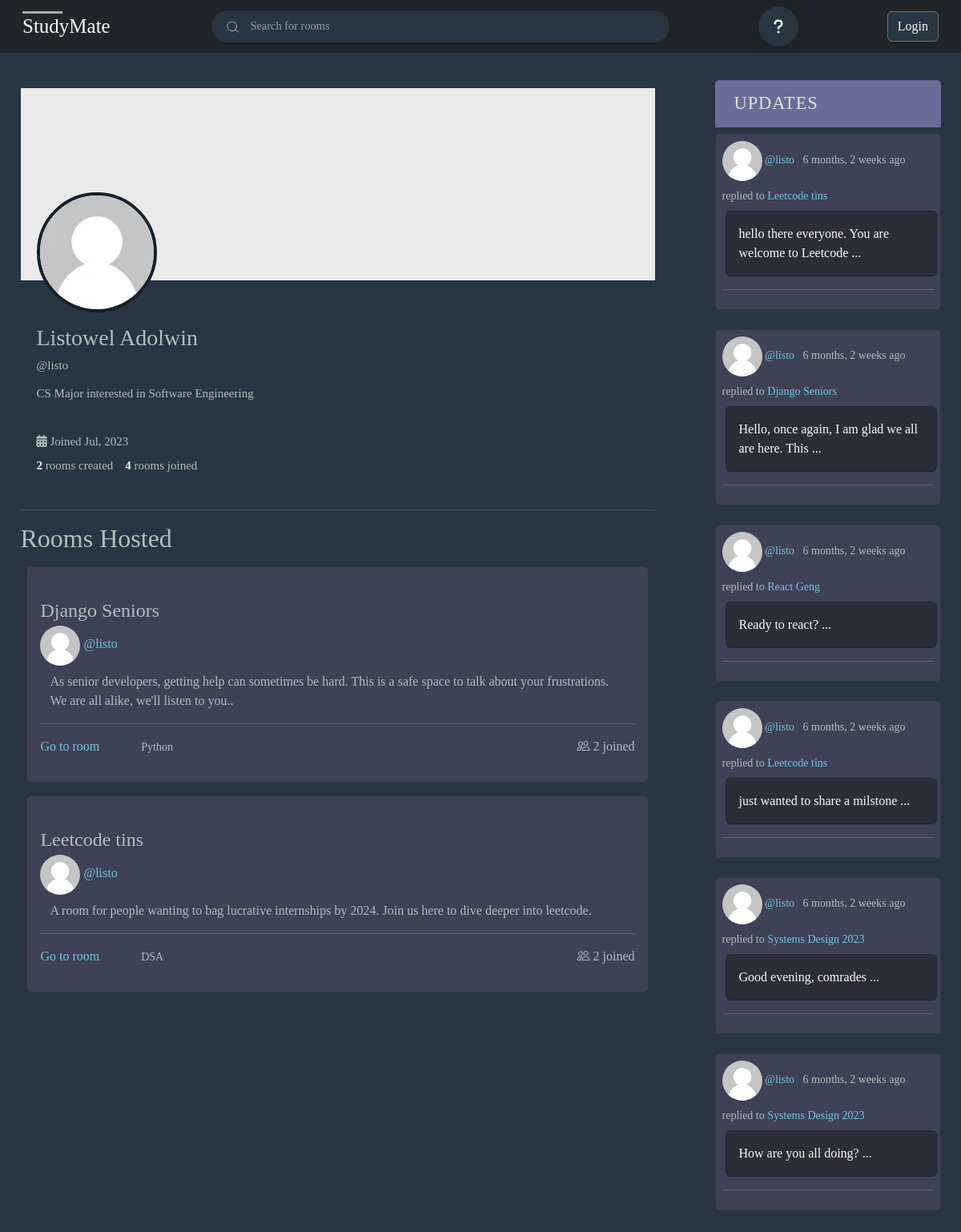
Page /profile/1/ on the earlier database version.
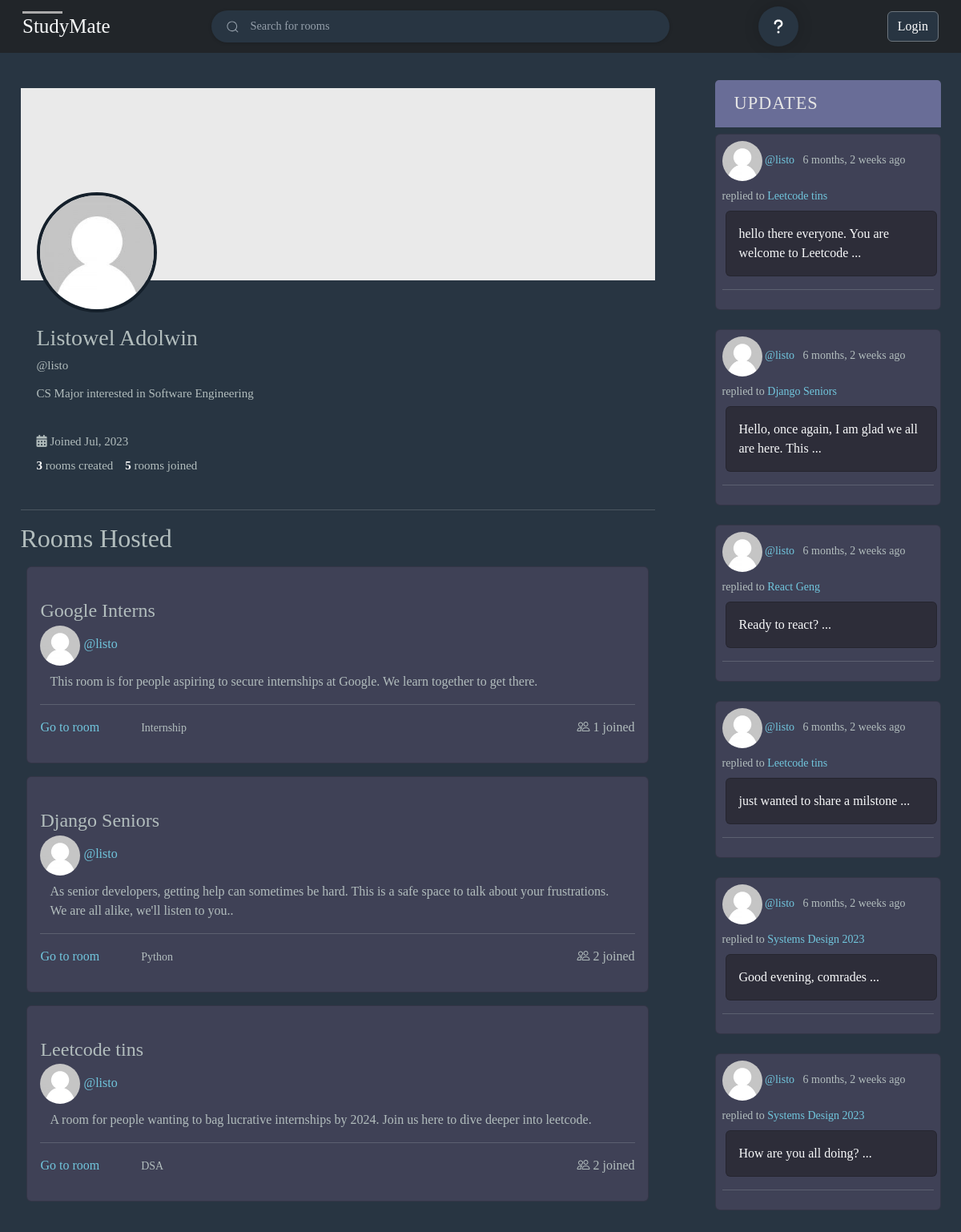
Same page on the later database version.
### baseapp/models.py (models this page shows, shortened)
class Profile(models.Model):
    user = models.OneToOneField(User, null=True, on_delete=models.CASCADE)
    first_name = models.CharField(null=True, max_length=200)
    last_name = models.CharField( null=True, max_length=200)
    avatar = models.ImageField(default='default_avatar.jpg', upload_to='profile_images')
    header = models.ImageField(default='default_header.png', upload_to='profile_images')
    bio = models.TextField(null=True, blank=True)
    bookmarks = models.ManyToManyField(Message, related_name='bookmarks', blank=True)

class Room(models.Model):
    host =  models.ForeignKey(User, on_delete=models.SET_NULL, null=True)
    topic = models.ForeignKey(Topic, on_delete=models.SET_NULL, null=True)
    name = models.CharField(max_length=200)
    description = models.TextField(null=True, blank=True)
    participants = models.ManyToManyField(User, related_name='participants', blank=True) #This establishes a many to many relationship between room and participants
    created = models.DateField(auto_now=True)
    updated = models.DateTimeField(auto_now_add=True)
    class Meta:
        ordering = ['-updated', '-created']
    def __str__(self):
        return self.name

class Topic(models.Model):
    name = models.CharField(max_length=200)
    def __str__(self):
        return self.name

class Message(models.Model):
    user = models.ForeignKey(User, on_delete=models.CASCADE)
    room = models.ForeignKey(Room, on_delete=models.CASCADE)
    body = models.TextField()
    image = models.FileField(upload_to='profile_images', null=True, blank=True)
    created = models.DateField(auto_now=True)
    updated = models.DateTimeField(auto_now_add=True)
    likes = models.IntegerField(default=0)
    dislikes = models.IntegerField(default=0)
    def __str__(self):
        return self.body[:50]

### baseapp/views.py (the view)
# urls.py: path('profile/<str:pk>/', views.userProfile, name='user-profile'),
def userProfile(request, pk):
    all_rooms = Room.objects.all()
    user = User.objects.get(id=pk)
    topics = Topic.objects.all()
    recent_messages = user.message_set.all()
    rooms = user.room_set.all()
    user_rooms_count = Room.objects.filter(host=user).count
    user_rooms_joined_count = 0
    for room in all_rooms:
        if room.participants.filter(username=user.username).count() == 1:
            user_rooms_joined_count += 1
    context = {
        'user': user,
        'topics': topics,
        'recent_messages': recent_messages,
        'rooms': rooms,
        'user_rooms_count': user_rooms_count,
        'user_rooms_joined_count': user_rooms_joined_count,
    }
    return render(request, 'baseapp/profile.html', context)

### baseapp/templates/baseapp/profile.html (shortened to what this page needs)
{% extends 'main.html' %}
{% block content %}
{% load static %}
<div class="flexcontainer row justify-content-around main-container">
    <div class="middlecontainer col-8 main-feed-display">
        <section class="twitterprofile">
            <div class="headerprofileimage">
                {% if user.profile.header %}
                <img src="{{user.profile.header.url}}" alt="Header" id="headerimage">
                {% else %}
                <img src="{% static 'images/header1.png' %}" alt="header" id="headerimage">
                {% endif %}
                {% if user.profile.avatar %}
                <img src="{{user.profile.avatar.url}}" alt="Avatar" class="profile-pic" id="profilepic">
                {% else %}
                <img class="profile-pic" src="{% static 'images/my.jpg' %}" alt="profile pic" id="profilepic">
                {% endif %}
            </div>
            <div class="bio">
                <div class="handle">
                    <h3>{{user.first_name}} {{user.last_name}}</h3>
                    <span>@{{user.username}}</span>
                </div>
                <div>
                    {{user.profile.bio}}
                </div>
                <br>
                 <span><i class="fa fa-calendar"></i> Joined {{user.date_joined | date:'M, Y'}}</span>
                <div class="nawa">
                    <div class="followers"> <strong class="text-white">{{user_rooms_count}}</strong> <span>rooms created</span></div>
                    <div><strong class="text-white">{{user_rooms_joined_count}}</strong><span> rooms joined</span></div>
                </div>
            </div>
        </section>
        <br>
        <hr>
        <div class="">
            <h2>
                Rooms Hosted
            </h2>
            {% include 'baseapp/home_feed.html' %}
        </div>
    </div>
    <div class="col-3 d-none d-sm-block main-feed-display">
        {% include 'baseapp/activities_component.html' %}
    </div>
</div>
{% endblock content %}

### templates/main.html (shortened to what this page needs)
{% load static %}
<!DOCTYPE html>
<html lang="en">
<head>
  <link href="https://cdn.jsdelivr.net/npm/bootstrap@5.2.3/dist/css/bootstrap.min.css" rel="stylesheet"
>
  <link rel="stylesheet" href="https://cdn.jsdelivr.net/npm/bootstrap-icons@1.10.2/font/bootstrap-icons.css"
>
  <link rel="stylesheet" href="{% static 'styles/main.css' %}">
</head>
<body class="main-body">
  <div>
    {% include 'navbar.htm' %}
  </div>
  <div class="main">
    {% block content %}
    {% endblock %}
  </div>
</body>
</html>

### templates/navbar.htm (shortened to what this page needs)
{% load static %}
<nav class="navbar navbar-dark bg-dark fixed-top px-3">
    <div class="container-fluid">
        <a href="/" class="navbar-brand text-light logo">StudyMate</a>
        <form action="{% url 'home' %}" method="GET" class="search-form form nav-link d-none d-md-flex w-50"
            role="search">
            <label for="search">
                <input name='q' class="input" type="text" required="" placeholder="Search for rooms" id="search">
                <div class="fancy-bg"></div>
                <div class="search">
                </div>
            </label>
        </form>
        <a href="{% url 'chatbot' %}" class="assistant">
        </a>
        {% if request.user.is_authenticated %}
        <button class="navbar-toggler hide-border" type="button" data-bs-toggle="offcanvas"
            data-bs-target="#offcanvasDarkNavbar">
            <img class="profile-pic" src="{{request.user.profile.avatar.url}}" alt="Avatar">
            <span><i class="bi bi-chevron-down"></i></span>
        </button>
        {% else %}
        <a href="{% url 'login' %}" class="btn btn-secondary">Login</a>
        {% endif %}
    </div>
</nav>

### baseapp/templates/baseapp/home_feed.html
{% load static %}
<div class="">
  {% for room in rooms %}
  <div class="card my-3 m-auto room-list-container">
    <div class="card-body my-3">
      <h5 class="card-title ">
        <h4 href="{% url 'room' room.id %}">{{room.name}}</h4>
      </h5>
      <h6 class="card-subtitle mb-2 text-muted">
        {% if room.host.profile.avatar %}
        <img src="{{room.host.profile.avatar.url}}" alt="Avatar" class="profile-pic">
        {% else %}
        <img class="profile-pic" src="{% static 'images/my.jpg' %}" alt="profile pic">
        {% endif %}
        <a href="{% url 'user-profile' room.host.id %}">
          <div>
          @{{room.host}}
        </div>
        </a>
      </h6>
      <p class="card-text container">{{room.description}}.</p>
      <hr>
      <a href="{% url 'room' room.id %}" class="">Go to room</a>
      <small class="ms-5">{{room.topic}}</small>
      <div class="float-end">
        <i class="bi bi-people"></i>
        {{room.participants.count}} joined
      </div>
    </div>
  </div>
  {% endfor %}
  <br>
</div>

### baseapp/templates/baseapp/activities_component.html (shortened to what this page needs)
{% load static %}
<div class="">
    <div class="activities-header">
        <h3>
            Updates
        </h3>
    </div>
    <div class="recent-container">
        {% for message in recent_messages %}
        <div class='activity-container p-2 card'>
            <small>
                {% if message.user.profile.avatar %}
                <img src="{{message.user.profile.avatar.url}}" alt="Avatar" class="profile-pic">
                {% else %}
                <img class="profile-pic" src="{% static 'images/my.jpg' %}" alt="profile pic">
                {% endif %}
                <a href="{% url 'user-profile' message.user.id %}">@{{message.user}}</a> &nbsp;
                {{message.updated|timesince}} ago
            </small>
            <small class="my-2">replied to <a href="{% url 'room' message.room.id %}">{{message.room}}</a></small>
            <div class="container activity-message ms-1 p-3 text-light card">
                {{message}} ...
            </div>
            <hr>
        </div>
        <br>
        {% endfor %}
    </div>
</div>

### static/styles/main.css (style rules this page uses)
:root { --color-main: #71c6dd; --color-main-light: #e1f6fb; --color-dark: #3f4156; --color-dark-medium: #51546e; --color-dark-light: #696d97; --color-light: #e5e5e5; --color-gray: #8b8b8b; --color-light-gray: #b2bdbd; --color-bg: #2d2d39; --color-success: #5dd693; --color-error: #fc4b0b; }
* { font-family: "Times New Roman", Times, serif; }
body { color: var(--color-light-gray); background-color: #283542; min-height: 100vh; box-sizing: border-box; }
.btn-secondary { background-color: #283542; }
.assistant { position: relative; width: 50px; height: 50px; border-radius: 50%; background-color: #283542; border: none; font-weight: 600; display: flex; align-items: center; justify-content: center; box-shadow: 0px 0px 20px rgba(0, 0, 0, 0.164); cursor: pointer; position: relative; transition: all 0.2s linear; }
.svgIcon { width: 12px; }
.search-form { --input-text-color: #fff; --input-bg-color: #283542; --focus-input-bg-color: transparent; --text-color: #949faa; --active-color: #1b9bee; --width-of-input: 200px; --inline-padding-of-input: 1.2em; --gap: 0.9rem; }
.search-form { font-size: 0.9rem; display: flex; gap: 0.5rem; align-items: center; width: var(--width-of-input); position: relative; isolation: isolate; }
.search-form .fancy-bg { position: absolute; width: 100%; inset: 0; background: var(--input-bg-color); border-radius: 30px; height: 100%; z-index: -1; pointer-events: none; box-shadow: rgba(0, 0, 0, 0.16) 0px 1px 4px; }
.search-form label { width: 100%; padding: 0.8em; height: 40px; padding-inline: var(--inline-padding-of-input); display: flex; align-items: center; }
.search-form .search, .close-btn { position: absolute; }
.search { fill: var(--text-color); left: var(--inline-padding-of-input); }
.search-form svg { width: 17px; display: block; }
.search-form .input { color: var(--input-text-color); width: 100%; margin-inline: min(2em, calc(var(--inline-padding-of-input) + var(--gap))); background: none; border: none; }
.search-form .input::placeholder { color: var(--text-color); }
.headerprofileimage { margin-top: 10px; position: relative; }
#headerimage { width: 45em; height: 15em; width: 100%; }
#profilepic { border-radius: 50%; width: 150px; height: 150px; position: absolute; top: 130px; left: 20px; border: 4px solid rgb(21, 32, 43); }
.bio { margin-top: 55px; margin-left: 20px; line-height: 30px; font-size: 15px; }
.handle { line-height: 19px; margin-bottom: 10px; }
.followers { margin-right: 15px; }
.nawa { display: flex; }
@media only screen and (min-width: 768px) { .main-feed-display { height: 100vh; overflow-y: scroll; } }
@media only screen and (min-width: 768px) { a { display: inline-block; color: var(--color-main); text-decoration: none; } }
@media only screen and (min-width: 768px) { .navbar { margin-bottom: 200px; } }
@media only screen and (min-width: 768px) { .profile-pic { width: 50px; height: 50px; border-radius: 50%; } }
@media only screen and (min-width: 768px) { .room-list-container, .activity-container, .topic-container { background-color: var(--color-dark); } }
@media only screen and (min-width: 768px) { .logo { font-size: 25px; } }
@media only screen and (min-width: 768px) { .logo::before { position: absolute; content: ""; width: 50%; background: #ababab; height: 3px; width: 50px; } }
@media only screen and (min-width: 768px) { .room-list-container { width: 98%; height: auto; } }
@media only screen and (min-width: 768px) { .activities-header h3 { background-color: var(--color-dark-light); text-transform: uppercase; font-weight: 500; padding: 1rem 1.5rem; color: var(--color-light); letter-spacing: 1px; font-size: 1.4rem; border-radius: 5px 5px 0 0; } }
@media only screen and (min-width: 768px) { .activity-message { background-color: var(--color-bg); } }

### templates/main.html (style rules this page uses)
.main { padding-top: 100px; }

Differences in the rows shown:
added Room: name "Google Interns", host.profile.avatar (placeholder picture), host "listo", description "This room is for people aspiring to secure internships at Google. We learn together to get there", topic "Internship", participants.count "1"
Other differences:
{{ user_rooms_count }}: "2" → "3"
{{ user_rooms_joined_count }}: "4" → "5"
